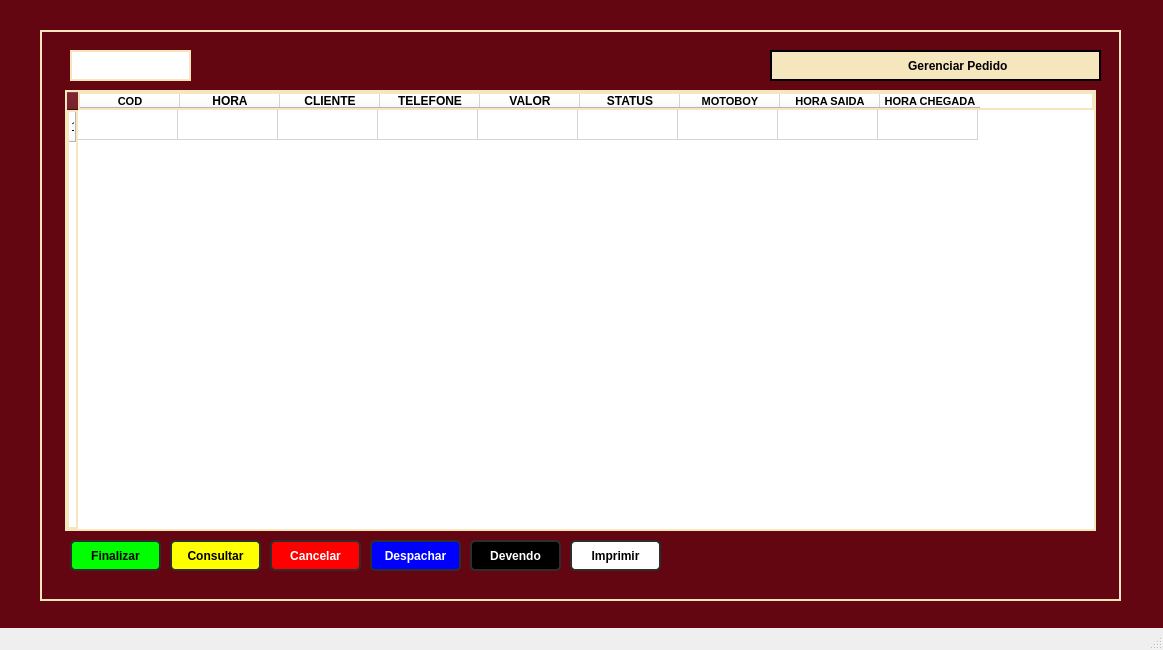
<?xml version="1.0" encoding="UTF-8"?>
<ui version="4.0">
 <class>MainWindow</class>
 <widget class="QMainWindow" name="MainWindow">
  <property name="geometry">
   <rect>
    <x>0</x>
    <y>0</y>
    <width>1163</width>
    <height>650</height>
   </rect>
  </property>
  <property name="minimumSize">
   <size>
    <width>1163</width>
    <height>650</height>
   </size>
  </property>
  <property name="maximumSize">
   <size>
    <width>1163</width>
    <height>650</height>
   </size>
  </property>
  <property name="windowTitle">
   <string>Gerenciador de Pedidos</string>
  </property>
  <widget class="QWidget" name="centralwidget">
   <layout class="QHBoxLayout" name="horizontalLayout">
    <property name="spacing">
     <number>0</number>
    </property>
    <property name="leftMargin">
     <number>0</number>
    </property>
    <property name="topMargin">
     <number>0</number>
    </property>
    <property name="rightMargin">
     <number>0</number>
    </property>
    <property name="bottomMargin">
     <number>0</number>
    </property>
    <item>
     <widget class="QFrame" name="frame">
      <property name="styleSheet">
       <string notr="true">background-color: rgb(99, 6, 17);</string>
      </property>
      <property name="frameShape">
       <enum>QFrame::NoFrame</enum>
      </property>
      <property name="frameShadow">
       <enum>QFrame::Raised</enum>
      </property>
      <widget class="QFrame" name="frame_2">
       <property name="geometry">
        <rect>
         <x>40</x>
         <y>30</y>
         <width>1081</width>
         <height>571</height>
        </rect>
       </property>
       <property name="styleSheet">
        <string notr="true">border: 2px solid rgb(245, 230, 189);</string>
       </property>
       <property name="frameShape">
        <enum>QFrame::StyledPanel</enum>
       </property>
       <property name="frameShadow">
        <enum>QFrame::Raised</enum>
       </property>
       <widget class="QTableWidget" name="tableWidget">
        <property name="geometry">
         <rect>
          <x>25</x>
          <y>60</y>
          <width>1031</width>
          <height>441</height>
         </rect>
        </property>
        <property name="font">
         <font>
          <pointsize>8</pointsize>
          <weight>75</weight>
          <bold>true</bold>
         </font>
        </property>
        <property name="styleSheet">
         <string notr="true">background-color: rgb(255, 255, 255);</string>
        </property>
        <row>
         <property name="text">
          <string>1</string>
         </property>
        </row>
        <column>
         <property name="text">
          <string>COD</string>
         </property>
         <property name="font">
          <font>
           <pointsize>8</pointsize>
           <weight>75</weight>
           <bold>true</bold>
          </font>
         </property>
        </column>
        <column>
         <property name="text">
          <string>HORA</string>
         </property>
         <property name="font">
          <font>
           <weight>75</weight>
           <bold>true</bold>
          </font>
         </property>
        </column>
        <column>
         <property name="text">
          <string>CLIENTE</string>
         </property>
         <property name="font">
          <font>
           <weight>75</weight>
           <bold>true</bold>
          </font>
         </property>
        </column>
        <column>
         <property name="text">
          <string>TELEFONE</string>
         </property>
         <property name="font">
          <font>
           <weight>75</weight>
           <bold>true</bold>
          </font>
         </property>
        </column>
        <column>
         <property name="text">
          <string>VALOR</string>
         </property>
         <property name="font">
          <font>
           <weight>75</weight>
           <bold>true</bold>
          </font>
         </property>
        </column>
        <column>
         <property name="text">
          <string>STATUS</string>
         </property>
         <property name="font">
          <font>
           <weight>75</weight>
           <bold>true</bold>
          </font>
         </property>
        </column>
        <column>
         <property name="text">
          <string>MOTOBOY</string>
         </property>
         <property name="font">
          <font>
           <pointsize>8</pointsize>
           <weight>75</weight>
           <bold>true</bold>
          </font>
         </property>
        </column>
        <column>
         <property name="text">
          <string>HORA SAIDA</string>
         </property>
         <property name="font">
          <font>
           <pointsize>8</pointsize>
           <weight>75</weight>
           <bold>true</bold>
          </font>
         </property>
        </column>
        <column>
         <property name="text">
          <string>HORA CHEGADA</string>
         </property>
         <property name="font">
          <font>
           <pointsize>8</pointsize>
           <weight>75</weight>
           <bold>true</bold>
          </font>
         </property>
        </column>
       </widget>
       <widget class="QLabel" name="label_18">
        <property name="geometry">
         <rect>
          <x>730</x>
          <y>20</y>
          <width>331</width>
          <height>31</height>
         </rect>
        </property>
        <property name="font">
         <font>
          <weight>75</weight>
          <bold>true</bold>
         </font>
        </property>
        <property name="styleSheet">
         <string notr="true">QLabel{
border: 2px solid rgb(245, 230, 189);
background-color: rgb(245, 230, 189);
border: 2px solid rgb(255, 275, 275);
border-radius: 0px;
}</string>
        </property>
        <property name="text">
         <string>                                        Gerenciar Pedido</string>
        </property>
       </widget>
       <widget class="QPushButton" name="finalizacao">
        <property name="geometry">
         <rect>
          <x>30</x>
          <y>510</y>
          <width>91</width>
          <height>31</height>
         </rect>
        </property>
        <property name="font">
         <font>
          <weight>75</weight>
          <bold>true</bold>
         </font>
        </property>
        <property name="styleSheet">
         <string notr="true">QPushButton{
	border: 2px solid rgb(45, 45, 45);
 	border-radius: 5px;
    padding: 5px;
     color: rgb(255,275,275);
	background-color: rgb(255, 255, 255);
	background-color: rgb(0, 255, 0);
}
QPushButton:hover{
	border: 2px solid rgb(55, 55, 55);
    color: rgb(0,0,0);
}
QPushButton:focus{
	border: 2px solid rgb(255, 207, 0);
     color: rgb(0, 0, 0);
}</string>
        </property>
        <property name="text">
         <string>Finalizar</string>
        </property>
       </widget>
       <widget class="QPushButton" name="consultar">
        <property name="geometry">
         <rect>
          <x>130</x>
          <y>510</y>
          <width>91</width>
          <height>31</height>
         </rect>
        </property>
        <property name="font">
         <font>
          <weight>75</weight>
          <bold>true</bold>
         </font>
        </property>
        <property name="styleSheet">
         <string notr="true">QPushButton{
	border: 2px solid rgb(45, 45, 45);
 	border-radius: 5px;
    padding: 5px;
     color: rgb(255,275,275);
	background-color: rgb(45, 45, );
	background-color: rgb(255, 255, 0);
}
QPushButton:hover{
	border: 2px solid rgb(55, 55, 55);
    color: rgb(0,0,0);
}
QPushButton:focus{
	border: 2px solid rgb(255, 207, 0);
     color: rgb(0, 0, 0);
}</string>
        </property>
        <property name="text">
         <string>Consultar</string>
        </property>
       </widget>
       <widget class="QPushButton" name="cancelamento">
        <property name="geometry">
         <rect>
          <x>230</x>
          <y>510</y>
          <width>91</width>
          <height>31</height>
         </rect>
        </property>
        <property name="font">
         <font>
          <weight>75</weight>
          <bold>true</bold>
         </font>
        </property>
        <property name="styleSheet">
         <string notr="true">QPushButton{
	border: 2px solid rgb(45, 45, 45);
 	border-radius: 5px;
    padding: 5px;
     color: rgb(255,255,255);
	background-color: rgb(255, 0, 0);
	
}
QPushButton:hover{
	border: 2px solid rgb(55, 55, 55);
     color: rgb(255,255,255);
}
QPushButton:focus{
	border: 2px solid rgb(255, 207, 0);
     
     color: rgb(255,255,255);
}</string>
        </property>
        <property name="text">
         <string>Cancelar</string>
        </property>
       </widget>
       <widget class="QPushButton" name="impressao">
        <property name="geometry">
         <rect>
          <x>530</x>
          <y>510</y>
          <width>91</width>
          <height>31</height>
         </rect>
        </property>
        <property name="font">
         <font>
          <weight>75</weight>
          <bold>true</bold>
         </font>
        </property>
        <property name="styleSheet">
         <string notr="true">QPushButton{
	border: 2px solid rgb(45, 45, 45);
 	border-radius: 5px;
    padding: 5px;
     color: rgb(255,275,275);
	background-color: rgb(255, 255, 255);
}
QPushButton:hover{
	border: 2px solid rgb(55, 55, 55);
    color: rgb(0,0,0);
}
QPushButton:focus{
	border: 2px solid rgb(255, 207, 0);
     color: rgb(0, 0, 0);
}</string>
        </property>
        <property name="text">
         <string>Imprimir</string>
        </property>
       </widget>
       <widget class="QPushButton" name="despache">
        <property name="geometry">
         <rect>
          <x>330</x>
          <y>510</y>
          <width>91</width>
          <height>31</height>
         </rect>
        </property>
        <property name="font">
         <font>
          <weight>75</weight>
          <bold>true</bold>
         </font>
        </property>
        <property name="styleSheet">
         <string notr="true">QPushButton{
	border: 2px solid rgb(45, 45, 45);
 	border-radius: 5px;
    padding: 5px;
     color: rgb(255,255,255);
	
	background-color: rgb(0, 0, 255);
	
}
QPushButton:hover{
	border: 2px solid rgb(55, 55, 55);
     color: rgb(255,255,255);
}
QPushButton:focus{
	border: 2px solid rgb(255, 207, 0);
     
     color: rgb(255,255,255);
}</string>
        </property>
        <property name="text">
         <string>Despachar</string>
        </property>
       </widget>
       <widget class="QPushButton" name="devendo">
        <property name="geometry">
         <rect>
          <x>430</x>
          <y>510</y>
          <width>91</width>
          <height>31</height>
         </rect>
        </property>
        <property name="font">
         <font>
          <weight>75</weight>
          <bold>true</bold>
         </font>
        </property>
        <property name="styleSheet">
         <string notr="true">QPushButton{
	border: 2px solid rgb(45, 45, 45);
 	border-radius: 5px;
    padding: 5px;
	color: rgb(255, 255, 255);
	background-color: rgb(0, 0, 0);
}
QPushButton:hover{
	border: 2px solid rgb(55, 55, 55);
    color: rgb(255,255,255);
}
QPushButton:focus{
	border: 2px solid rgb(255, 207, 0);
     color: rgb(255, 255, 255);
}</string>
        </property>
        <property name="text">
         <string>Devendo</string>
        </property>
       </widget>
       <widget class="QLabel" name="label_data">
        <property name="geometry">
         <rect>
          <x>30</x>
          <y>20</y>
          <width>121</width>
          <height>31</height>
         </rect>
        </property>
        <property name="font">
         <font>
          <weight>75</weight>
          <bold>true</bold>
         </font>
        </property>
        <property name="styleSheet">
         <string notr="true">background-color: rgb(255, 255, 255);</string>
        </property>
        <property name="text">
         <string/>
        </property>
       </widget>
      </widget>
     </widget>
    </item>
   </layout>
  </widget>
  <widget class="QMenuBar" name="menubar">
   <property name="geometry">
    <rect>
     <x>0</x>
     <y>0</y>
     <width>1163</width>
     <height>21</height>
    </rect>
   </property>
  </widget>
  <widget class="QStatusBar" name="statusbar"/>
 </widget>
 <resources/>
 <connections/>
</ui>
